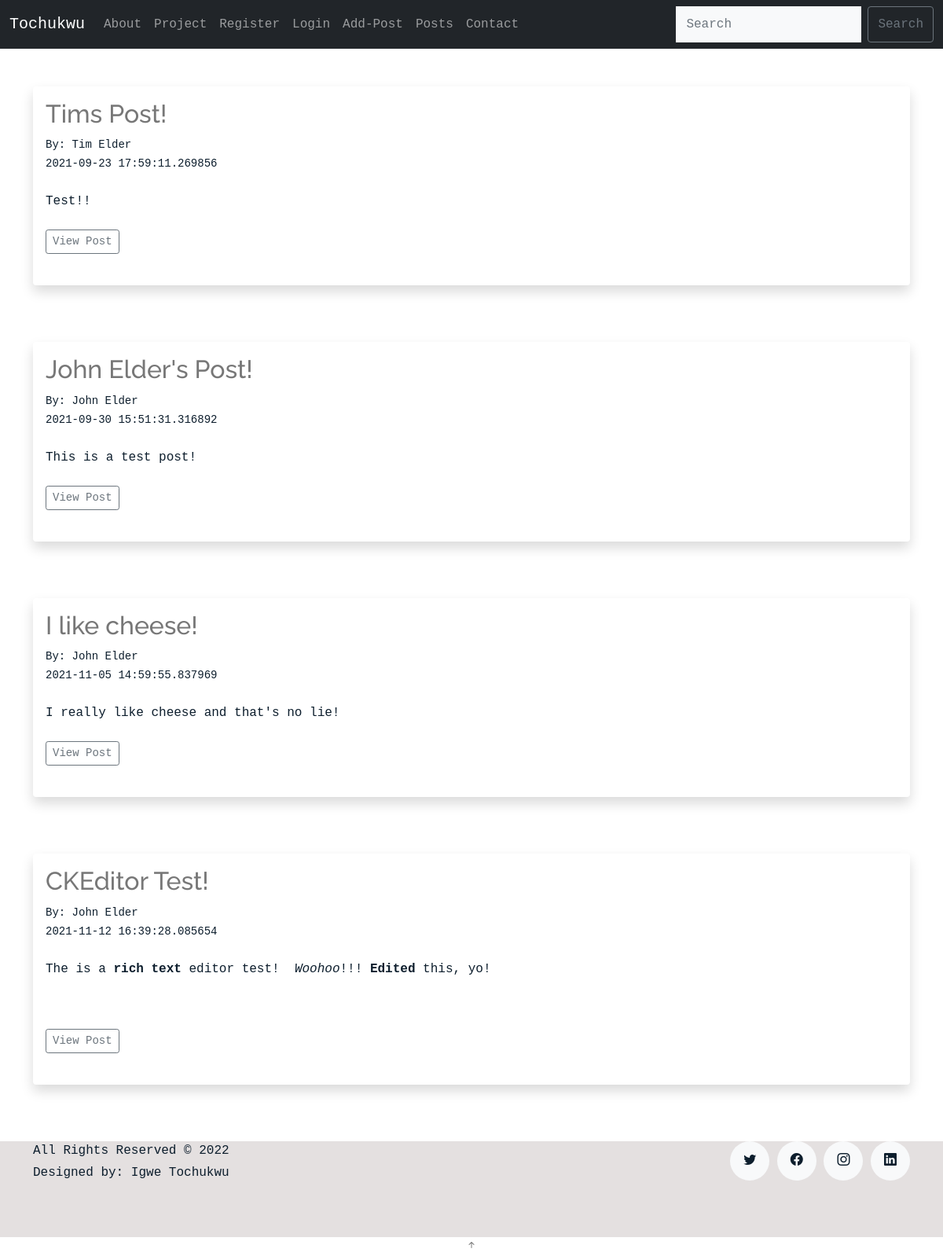
The page /posts on the database its author committed.
### app.py (models this page shows, shortened)
class Posts(db.Model):
    id = db.Column(db.Integer, primary_key=True)
    title = db.Column(db.String(255))
    content = db.Column(db.Text)
    date_posted = db.Column(db.DateTime, default=datetime.utcnow)
    slug = db.Column(db.String(255))
    poster_id = db.Column(db.Integer, db.ForeignKey('users.id'))

class Users(db.Model, UserMixin):
    id = db.Column(db.Integer, primary_key=True)
    username = db.Column(db.String(20), nullable=False, unique=True)
    name = db.Column(db.String(200), nullable=False)
    email = db.Column(db.String(120), nullable=False, unique=True)
    favorite_color = db.Column(db.String(120))
    about_author = db.Column(db.Text(), nullable=True)
    date_added = db.Column(db.DateTime, default=datetime.utcnow)
    profile_pic = db.Column(db.String(), nullable=True)
    password_hash = db.Column(db.String(128))
    posts = db.relationship('Posts', backref='poster')
    @property
    def password(self):
        raise AttributeError('password is not a readable attribute!')

### app.py (the view)
@app.route('/posts')
def posts():
    posts = Posts.query.order_by(Posts.date_posted)
    return render_template("posts.html", posts=posts)

### webforms.py
class SearchForm(FlaskForm):
	searched = StringField("Searched", validators=[DataRequired()])
	submit = SubmitField("Submit")

### app.py (called while the page is built)
@app.context_processor
def base():
    form = SearchForm()
    return dict(form=form)

### templates/posts.html (shortened to what this page needs)
{% extends 'base.html' %}
{% block content %}
<br/>
{% for post in posts %}
<div class="shadow p-3 mb-5 bg-body rounded">
	<h2><a href="{{ url_for('post', id=post.id)}}">{{ post.title }}</a></h2>
	<small>By: {{ post.poster.name }}<br/>
	{{ post.date_posted }}</small> <br/><br/>
	{{ post.content|safe }}
	<br/><br/>
	<a href="{{ url_for('post', id=post.id)}}" class="btn btn-outline-secondary btn-sm">View Post</a>
	<br/><br/>
</div>
<br/>
{% endfor %}
{% endblock %}

### templates/base.html (shortened to what this page needs)
<!doctype html>
<html lang="en">
<head>
  <link href="https://cdn.jsdelivr.net/npm/bootstrap@5.0.0-beta1/dist/css/bootstrap.min.css" rel="stylesheet"
>
  <link href="{{ url_for('static', filename='css/style.css') }}" rel="stylesheet">
  <link href="{{ url_for('static', filename='assets/vendor/aos/aos.css') }}" rel="stylesheet">
  <link href="{{ url_for('static', filename='assets/vendor/bootstrap/css/bootstrap.min.css') }}" rel="stylesheet">
  <link href="{{ url_for('static', filename='assets/vendor/bootstrap-icons/bootstrap-icons.css') }}" rel="stylesheet">
  <link href="{{ url_for('static', filename='assets/vendor/swiper/swiper-bundle.min.css') }}" rel="stylesheet">
  <link href="{{ url_for('static', filename='assets/css/style.css') }}" rel="stylesheet">
</head>
<body>
  {% include 'navbar.html' %}
  <br />
  <div class="container">
    {% block content %}
    {% endblock %}
  </div>
  <footer class="footer" role="contentinfo">
    <div class="container">
      <div class="row">
        <div class="col-sm-6">
          <p class="mb-1">All Rights Reserved &copy 2022</p>
          <div class="credits">
            Designed by: Igwe Tochukwu </a>
          </div>
        </div>
        <div class="col-sm-6 social text-md-end">
          <a href="https://twitter.com/igwetochukwu16"><span class="bi bi-twitter"></span></a>
          <a href="#"><span class="bi bi-facebook"></span></a>
          <a href="#"><span class="bi bi-instagram"></span></a>
          <a href="https://www.linkedin.com/in/igwe-tochukwu-peter-71a61a19b/"><span class="bi bi-linkedin"></span></a>
        </div>
      </div>
    </div>
  </footer>
  <a href="#" class="back-to-top d-flex align-items-center justify-content-center"><i
      class="bi bi-arrow-up-short"></i></a>
</body>
</html>

### templates/navbar.html (shortened to what this page needs)
<nav class="navbar navbar-expand-lg navbar-dark bg-dark">
  <div class="container-fluid">
    <a class="navbar-brand" href="{{ url_for('index') }}">Tochukwu</a>
    <div class="collapse navbar-collapse" id="navbarSupportedContent">
      <ul class="navbar-nav me-auto mb-2 mb-lg-0">
        <li class="nav-item">
          <a class="nav-link" href="{{ url_for('about')}}">About</a>
        </li>
        <li class="nav-item">
          <a class="nav-link" href="{{ url_for('project')}}">Project</a>
        </li>
        {% if current_user.is_authenticated %}
        <li class="nav-item">
          <a class="nav-link" href="{{ url_for('dashboard')}}">Dashboard</a>
        </li>
        {% if current_user.id == 1 %}
        <li class="nav-item">
          <a class="nav-link" href="{{ url_for('admin')}}">Admin</a>
        </li>
        {% endif %}
        <li class="nav-item">
          <a class="nav-link" href="{{ url_for('logout')}}">Logout</a>
        </li>
        {% else %}
        <li class="nav-item">
          <a class="nav-link" href="{{ url_for('add_user')}}">Register</a>
        </li>
        <li class="nav-item">
          <a class="nav-link" href="{{ url_for('login')}}">Login</a>
        </li>
        {% endif %}
        <li class="nav-item">
          <a class="nav-link" href="{{ url_for('add_post')}}">Add-Post</a>
        </li>
        <li class="nav-item">
          <a class="nav-link" href="{{ url_for('posts')}}">Posts</a>
        </li>
        <li class="nav-item">
          <a class="nav-link" href="{{ url_for('contact')}}">Contact</a>
        </li>
      </ul>
      <form method="POST" action="{{ url_for('search')}}" class="d-flex">
        <input class="form-control me-2" type="search" placeholder="Search" aria-label="Search" name="searched">
        <button class="btn btn-outline-secondary" type="submit">Search</button>
      </form>
    </div>
  </div>
</nav>

### static/css/style.css (style rules this page uses)
body { background: #f4f4f4; }

### static/assets/css/style.css (style rules this page uses)
body { font-family: "Inconsolata", monospace; color: #0d1e2d; }
a { color: #777; text-decoration: none; }
h1, h2, h3, h4, h5, h6, .font-heading { font-family: "Raleway", sans-serif; }
.form-control { border-radius: 0; background: #f8f9fa; border: 1px solid transparent; padding-top: 10px !important; padding-bottom: 10px !important; }
.footer { padding: 0 0 4rem 0; background-color: rgb(228, 224, 224) }
.footer a { color: #000; }
.social a { display: inline-block; width: 50px; height: 50px; border-radius: 50%; background: #f8f9fa; position: relative; text-align: center; color: #0d1e2d; }
.social a span { display: inline-block; left: 50%; position: absolute; top: 50%; transform: translate(-50%, -50%); }

### rows shown on the page
Posts: title "Tims Post!", poster.name "Tim Elder", date_posted "2021-09-23 17:59:11.269856", content "Test!!"
Posts: title "John Elder's Post!", poster.name "John Elder", date_posted "2021-09-30 15:51:31.316892", content "This is a test post!"
Posts: title "I like cheese!", poster.name "John Elder", date_posted "2021-11-05 14:59:55.837969", content "I really like cheese and that's no lie!"
Posts: title "CKEditor Test!", poster.name "John Elder", date_posted "2021-11-12 16:39:28.085654", content "The is a rich text editor test! Woohoo !!! Edited this, yo!"
